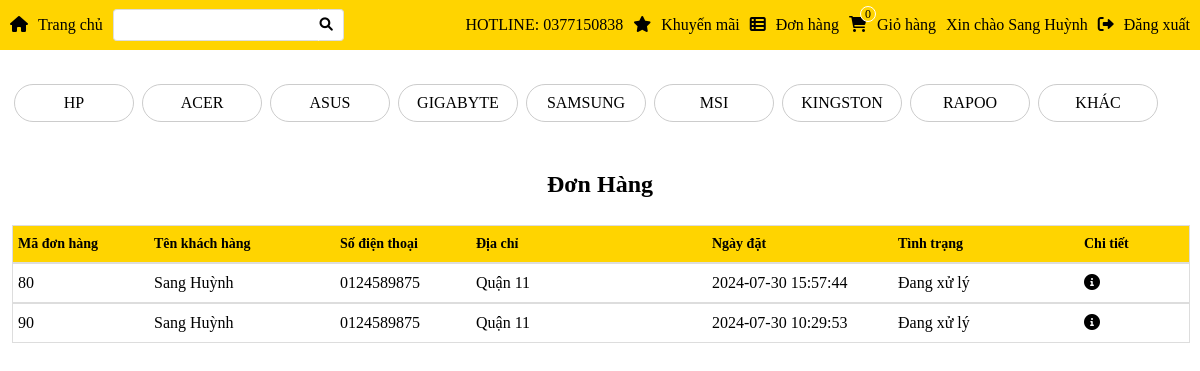
The app's page /webbanmaytinh/src/page/index.php?action=xemdonhang (signed in) with its own data.
### tables this page shows
CREATE TABLE IF NOT EXISTS `taikhoan` (
  `userName` varchar(50) NOT NULL,
  `password` varchar(50) NOT NULL,
  `hoTen` varchar(50) NOT NULL,
  `email` varchar(50) NOT NULL,
  `sdt` varchar(15) NOT NULL,
  `diachi` varchar(250) NOT NULL,
  `maCV` varchar(50) NOT NULL,
  `maKM` varchar(50) DEFAULT NULL,
  PRIMARY KEY (`userName`),
  UNIQUE KEY `hoTen` (`hoTen`),
  KEY `PK_TK_CV` (`maCV`)
);

CREATE TABLE IF NOT EXISTS `nhasanxuat` (
  `maNhaSanXuat` varchar(50) NOT NULL,
  `tenNhaSanXuat` varchar(50) NOT NULL,
  `truSoChinh` varchar(250) NOT NULL,
  PRIMARY KEY (`maNhaSanXuat`)
);

CREATE TABLE IF NOT EXISTS `dondathang` (
  `maDonDatHang` int(10) NOT NULL AUTO_INCREMENT,
  `maKH` varchar(50) NOT NULL,
  `tenKhach` varchar(50) NOT NULL,
  `emailKhach` varchar(50) NOT NULL,
  `sdtKhach` varchar(15) NOT NULL,
  `diaChiKhach` varchar(250) NOT NULL,
  `ngayDat` datetime DEFAULT NULL,
  `maTT` varchar(10) NOT NULL,
  `maKM` varchar(50) DEFAULT NULL,
  PRIMARY KEY (`maDonDatHang`),
  KEY `PK_DDH_TT` (`maTT`),
  KEY `PK_DDH_TK` (`maKH`),
  KEY `PK_DDH_KM` (`maKM`)
);

CREATE TABLE IF NOT EXISTS `trangthai` (
  `maTrangThai` varchar(10) NOT NULL,
  `tenTrangThai` varchar(50) NOT NULL,
  PRIMARY KEY (`maTrangThai`)
);

### webbanmaytinh/src/page/modules/donhang/hienthi.php (the view, shortened to what this page needs)
<?php
include '../db/connect.php';
if (isset($_SESSION['dangnhap'])) {
    $id = $_SESSION['dangnhap'];
    $sql = "SELECT * from dondathang where maKH='$id'";
    $result = mysqli_query($conn, $sql);
?>
    <div class="tiltle">
        <p class="content-title">Đơn Hàng</p>
    </div>
    <table class="cart">
        <tr class="cart-list head">
            <td class="cart-item width100"> <b>Mã đơn hàng</b></td>
            <td class="cart-item width150"> <b>Tên khách hàng</b></td>
            <td class="cart-item width100"> <b>Số điện thoại</b></td>
            <td class="cart-item width200"> <b>Địa chỉ</b></td>
            <td class="cart-item width150"> <b>Ngày đặt</b></td>
            <td class="cart-item width150"> <b>Tình trạng</b></td>
            <td class="cart-item width100"> <b>Chi tiết</b></td>
        </tr>
        <?php
        while ($row = mysqli_fetch_array($result)) {
            $tt = $row['maTT'];
        ?>
            <tr class="cart-list">
                <td class="cart-item width100"><?php echo $row['maDonDatHang'] ?></td>
                <td class="cart-item width150"><?php echo $row['tenKhach'] ?></td>
                <td class="cart-item width100"><?php echo $row['sdtKhach'] ?></td>
                <td class="cart-item width200"><?php echo $row['diaChiKhach'] ?></td>
                <td class="cart-item width150"><?php echo $row['ngayDat'] ?></td>
                <td class="cart-item width150"><?php $sql1 = "SELECT * from trangthai where maTrangThai='$tt'";
                                                $result1 = mysqli_query($conn, $sql1);
                                                $row1 = mysqli_fetch_array($result1);
                                                echo $row1['tenTrangThai'] ?></td>
                <td class="cart-item width100"><a href="index.php?action=xemchitietdonhang&&id=<?php echo $row['maDonDatHang'] ?>"><i class="fa-solid fa-circle-info"></i></a></td>
            </tr>
        <?php
        };
        ?>
    </table>
<?php
}
?>

### webbanmaytinh/src/page/modules/menu.php (shortened to what this page needs)
<div class="menu">
    <div class="menu-content-left">
        <ul class="menu-list">
            <li class="menu-item"><a class="menu-link" href="./index.php"><i class="menu-icon fa-solid fa-house"></i>Trang chủ</a></li>
            <li class="menu-item">
                <form class="menu-search" action="./index.php?action=search" method="POST">
                    <input class="search" type="text" name="text" value="<?php $value = isset($_POST['text']) ? $_POST['text'] : "";
                                                                            echo $value ?>">
                    <button class="btn-search" type="submit" name="search">
                        <i class="menu-icon fa-solid fa-magnifying-glass"></i>
                    </button>
                </form>
            </li>
        </ul>
    </div>
    <div class="menu-content-right">
        <ul class="menu-list">
            <li class="menu-item"><a>HOTLINE: 0377150838</a></li>
            <li class="menu-item"><a class="menu-link" href="./index.php?action=khuyenmai"><i class="menu-icon fa-solid fa-star"></i>Khuyến mãi</a></li>
            <li class="menu-item"><a class="menu-link" href="./index.php?action=xemdonhang"><i class="menu-icon fa-solid fa-table-list"></i>Đơn hàng</a></li>
            <li class="menu-item" style="position:relative"><a class="menu-link" href="./index.php?action=xemgiohang"><i class="menu-icon fa-solid fa-cart-shopping"></i>Giỏ hàng</a>
                <div style="position: absolute;right: 60px;top: 6px;z-index: 2;width: 14px;height: 14px;text-align: center;border-radius: 50%;background-color: #ffd400;border: #fff solid 1px;font-size: 12px;">
                    <?php
                    if (isset($_SESSION['dangnhap'])) {
                        $id_user = $_SESSION['dangnhap'];
                        if (isset($_SESSION["cart$id_user"])) {
                            $arr = $_SESSION["cart$id_user"];
                            echo count($arr);
                        } else {
                            echo 0;
                        }
                    } else if (isset($_SESSION["cart"])) {
                        $arr = $_SESSION["cart"];
                        echo count($arr);
                    } else {
                        echo 0;
                    }
                    ?></div>
            </li>
            <?php
            include './../db/connect.php';
            if (isset($_SESSION['dangnhap'])) {
                $username = $_SESSION['dangnhap'];
                $sql = "SELECT hoTen from taikhoan where userName like '$username'";
                $result = mysqli_query($conn, $sql);
                $row = mysqli_fetch_array($result);
            ?>
                <li class="menu-item info">Xin chào <?php echo $row['hoTen'] ?>
                </li>
                <li class="menu-item"><a class="menu-link" href="./modules/quanlythongtin/dangxuat?action=dangxuat"><i class="menu-icon fa-solid fa-right-from-bracket"></i>Đăng xuất </a></li>
            <?php
            } else { ?>
                <li class="menu-item"><a class="menu-link" href="./index.php?action=register"><i class="menu-icon fa-solid fa-pen-to-square"></i>Đăng ký</a></li>
                <li class="menu-item"><a class="menu-link" href="./index.php?action=login"><i class="menu-icon fa-solid fa-user"></i>Đăng nhập</a></li>
            <?php
            }
            ?>
        </ul>
    </div>
</div>

### webbanmaytinh/src/page/modules/sidebar.php (shortened to what this page needs)
<?php
include './../db/connect.php';
?>
<div class="sidebar">
    <ul class="sidebar-list">
        <?php
        $sql = "SELECT maNhaSanXuat,tenNhaSanXuat from nhasanxuat";
        $result = mysqli_query($conn, $sql);
        while ($row = mysqli_fetch_array($result)) { ?>
            <li class="sidebar-list-item"> <a class="sidebar-list-item-link" href="./index.php?action=nsx&&value=<?php echo $row['maNhaSanXuat'] ?>" <?php
                                                                                                                                                        ?>><?php echo $row['tenNhaSanXuat'] ?></a> </li>
        <?php
        }
        ?>
    </ul>
</div>

### webbanmaytinh/assets/css/style.css (style rules this page uses)
* { margin: 0; padding: 0; }
:root { --grid-column-2:16.6667%; --grid-column-10:83.3333%; }
a { text-decoration: none; color: black; }
ul { list-style-type: none; }
.menu { background-color: #ffd400; width: 100%; display: flex; flex-direction: row; justify-content: space-between; }
.menu .menu-content-left, .menu .menu-content-right { display: flex; align-items: center; }
.menu .menu-list { display: flex; flex-direction: row; list-style-type: none; }
.menu .menu-content-left .menu-item { display: flex; align-items: center; margin-left: 10px; }
.menu .menu-content-left .menu-search { position: relative; }
.menu .menu-content-left .search { border: 1px solid #ddd; border-radius: 4px; border-right: 1px solid #fff; border-top-right-radius:0px ; border-bottom-right-radius:0px ; line-height: 30px; padding-left: 5px; font-size: 15px; outline: #fff; }
.menu .menu-content-left .btn-search { background-color: #fff; line-height: 30px; outline: #fff; border: 1px solid #ddd; border-left:1px solid #fff ; border-right: 1px solid #ddd; border-top-right-radius:4px ; border-bottom-right-radius:4px ; position: absolute; right: -25px; }
.menu .menu-content-right .menu-item { display: flex; align-items: center; margin-right: 10px; position: relative; }
.menu-link { line-height: 50px; }
.menu-icon { margin-right: 10px; }
.main .sidebar { margin: 0 10px; }
.main .sidebar .sidebar-list { display: flex; flex-direction: row; margin-bottom: 30px; }
.main .sidebar .sidebar-list-item { display: block; width: 10%; border: 1px solid #ccc; margin: 4px; border-radius: 20px; }
.main .sidebar .sidebar-list-item-link { display: block; text-align: center; line-height: 36px; }
.main .content table { width: 100%; }
.main .content .content-title { display: flex; justify-content: center; width: 250px; margin: 5px auto; font-size: 24px; font-weight: 600; padding: 10px 0; }
.cart { width: 100%; margin-bottom: 10px; }
.cart .cart-list.head { width: 100%; display: flex; align-items: center; justify-content: space-between; margin-top: 10px; margin-right: 5px; border: 1px solid #ddd; background-color: #ffd400; color: #000; font-size: 14px; font-weight: 600; }
.cart .cart-list { width: 100%; display: flex; align-items: center; justify-content: space-between; margin-right: 5px; border: 1px solid #ddd; }
.cart .cart-item { padding: 10px 5px; }
.main .content .cart-item.width100 { width: 100px; }
.main .content .cart-item.width150 { width: 150px; }
.main .content .cart-item.width200 { width: 200px; }

### records on screen
taikhoan: hoTen "Sang Huỳnh"
nhasanxuat: tenNhaSanXuat "HP"
nhasanxuat: tenNhaSanXuat "ACER"
nhasanxuat: tenNhaSanXuat "ASUS"
nhasanxuat: tenNhaSanXuat "GIGABYTE"
nhasanxuat: tenNhaSanXuat "SAMSUNG"
nhasanxuat: tenNhaSanXuat "MSI"
nhasanxuat: tenNhaSanXuat "KINGSTON"
nhasanxuat: tenNhaSanXuat "RAPOO"
nhasanxuat: tenNhaSanXuat "KHÁC"
dondathang: maDonDatHang "80", tenKhach "Sang Huỳnh", sdtKhach "0124589875", diaChiKhach "Quận 11", ngayDat "2024-07-30 15:57:44", maTT.tenTrangThai "Đang xử lý"
dondathang: maDonDatHang "90", tenKhach "Sang Huỳnh", sdtKhach "0124589875", diaChiKhach "Quận 11", ngayDat "2024-07-30 10:29:53", maTT.tenTrangThai "Đang xử lý"
